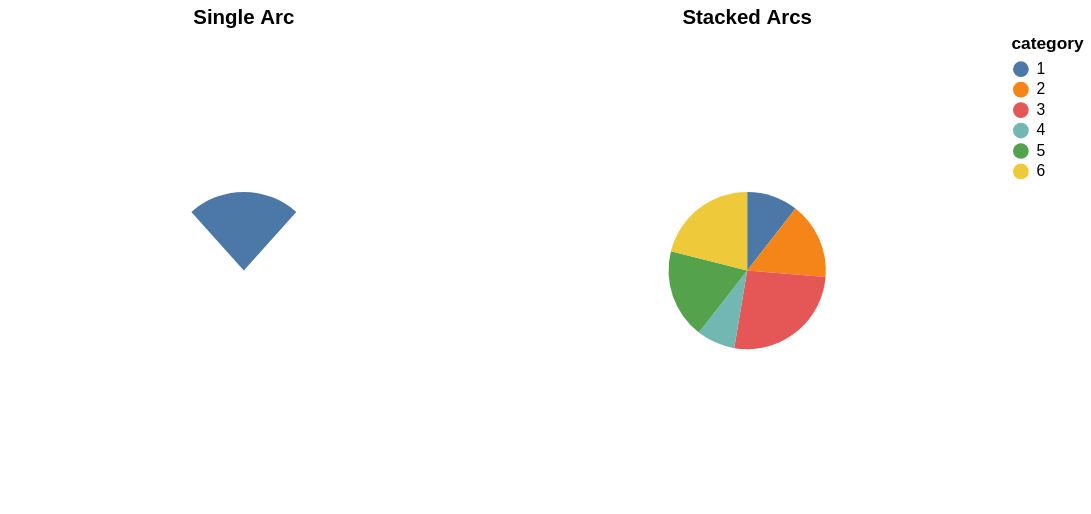

This figure's Vega-Lite source:
### Vega-Lite specification from a JSON file in a GitHub repository (floating-point values rounded to 4 significant figures)
{"$schema": "https://vega.github.io/schema/vega-lite/v4.json", "description": "A simple pie chart with embedded data.", "params": [{"name": "radius", "value": 0, "bind": {"input": "range", "min": 0, "max": 100, "step": 1}}, {"name": "radius2", "value": 50, "bind": {"input": "range", "min": 0, "max": 100, "step": 1}}, {"name": "theta_single_arc", "value": -0.73, "bind": {"input": "range", "min": -6.28, "max": 6.28}}, {"name": "theta2_single_arc", "value": 0.73, "bind": {"input": "range", "min": -6.28, "max": 6.28}}, {"name": "cornerRadius", "value": 0, "bind": {"input": "range", "min": 0, "max": 50, "step": 1}}, {"name": "padAngle", "value": 0, "bind": {"input": "range", "min": 0, "max": 1.57}}, {"name": "strokeWidth", "value": 4, "bind": {"input": "range", "min": 0, "max": 10, "step": 0.5}}], "hconcat": [{"title": "Single Arc", "data": {"values": [{}]}, "mark": {"type": "arc", "radius": {"expr": "radius"}, "radius2": {"expr": "radius2"}, "theta": {"expr": "theta_single_arc"}, "theta2": {"expr": "theta2_single_arc"}, "cornerRadius": {"expr": "cornerRadius"}, "padAngle": {"expr": "padAngle"}, "strokeWidth": {"expr": "strokeWidth"}}}, {"title": "Stacked Arcs", "data": {"values": [{"category": 1, "value": 4}, {"category": 2, "value": 6}, {"category": 3, "value": 10}, {"category": 4, "value": 3}, {"category": 5, "value": 7}, {"category": 6, "value": 8}]}, "mark": {"type": "arc", "theta": {"expr": "theta"}, "theta2": {"expr": "theta2"}, "radius": {"expr": "radius"}, "radius2": {"expr": "radius2"}, "cornerRadius": {"expr": "cornerRadius"}, "padAngle": {"expr": "padAngle"}, "strokeWidth": {"expr": "strokeWidth"}}, "encoding": {"theta": {"field": "value", "type": "quantitative"}, "color": {"field": "category", "type": "nominal"}}}], "config": {"view": {"stroke": null}}}
